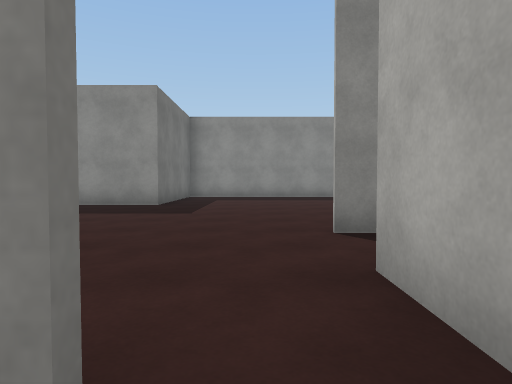
view 1 (above)

24 first-person views from a walk through a Unity game level. The camera is 1.2 m above the floor, tilts 2° down and sees 75° across. The floor is counted in squares, 2 m on a side. Each view is taken from the middle of a square. On the plan, view 1 faces up. The plan holds only what a view shows up to about 10 squares ahead; the rest is blank. The player character is not drawn. Surface patterns are stand-ins for the level's own textures.

view 2
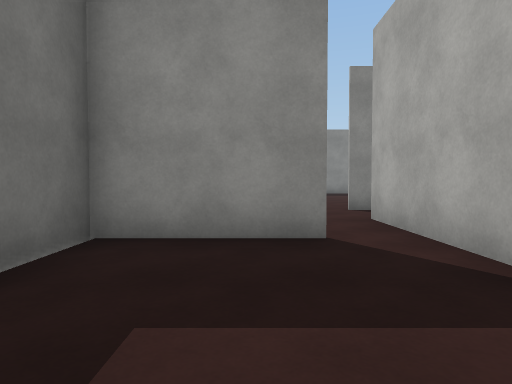

view 3
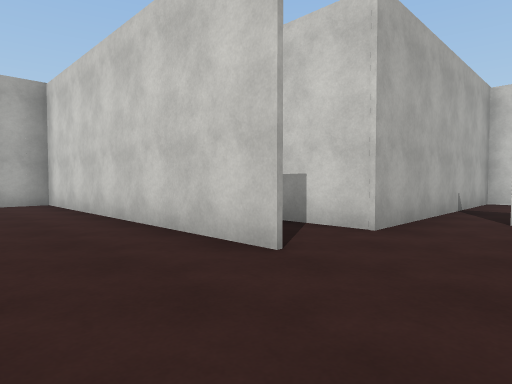

view 4
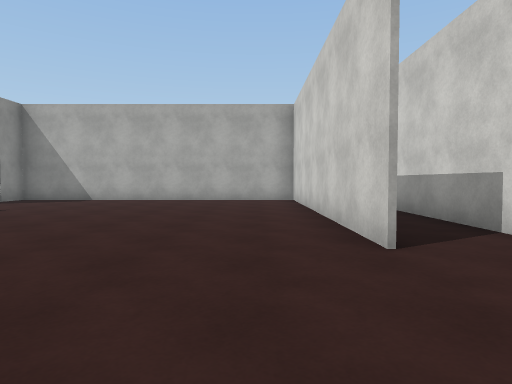

view 5
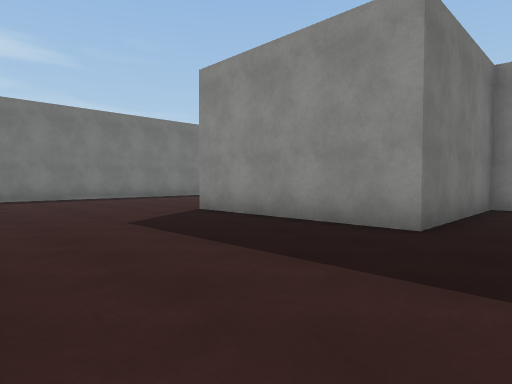

view 6
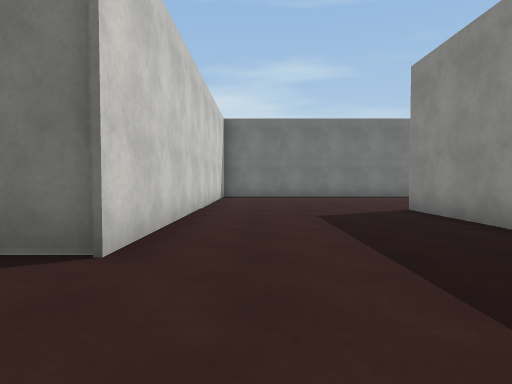

view 7
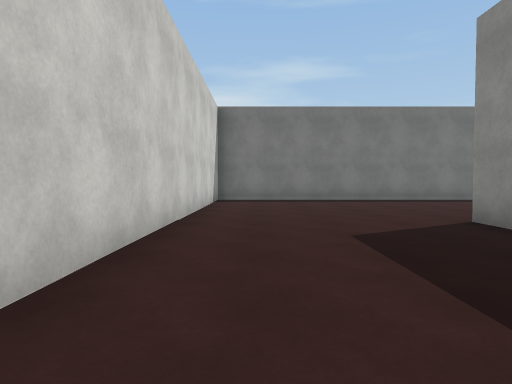

view 8
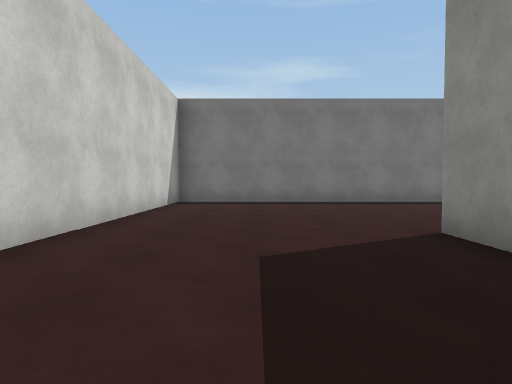

view 9
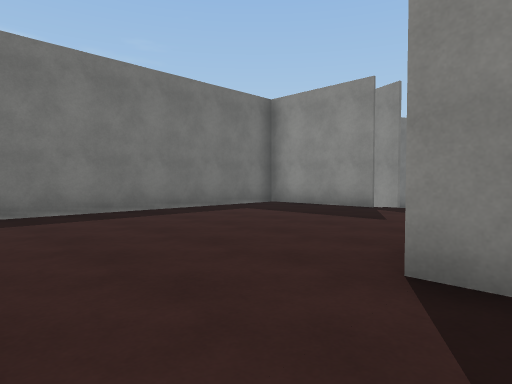

view 10
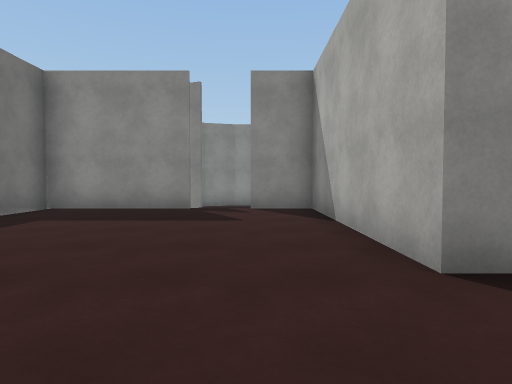

view 11
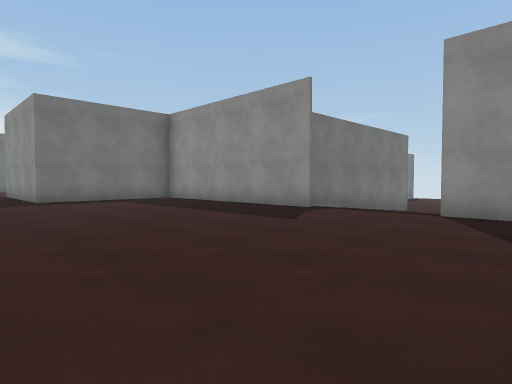

view 12
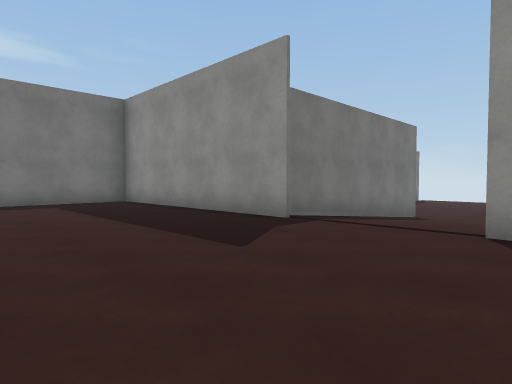

view 13
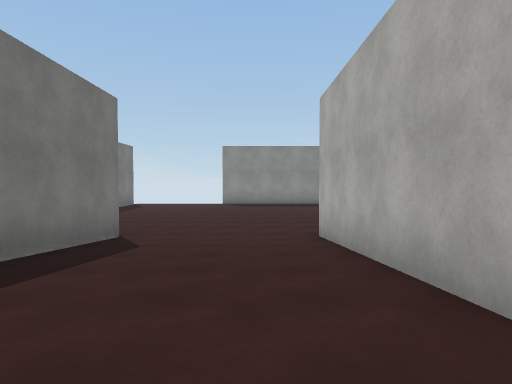

view 14
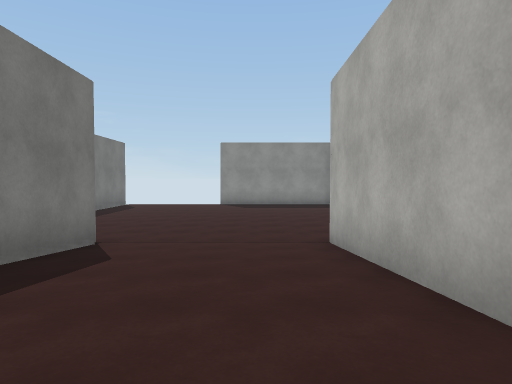

view 15
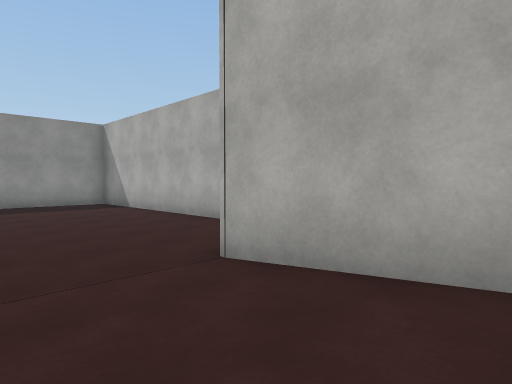

view 16
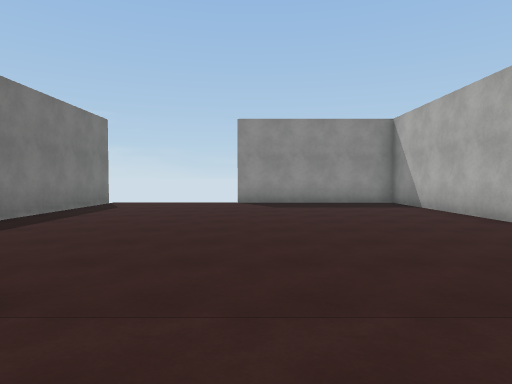

view 17
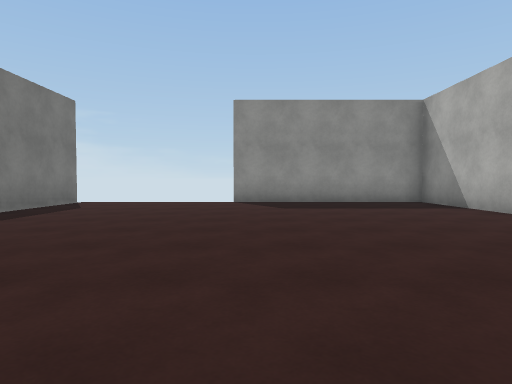

view 18
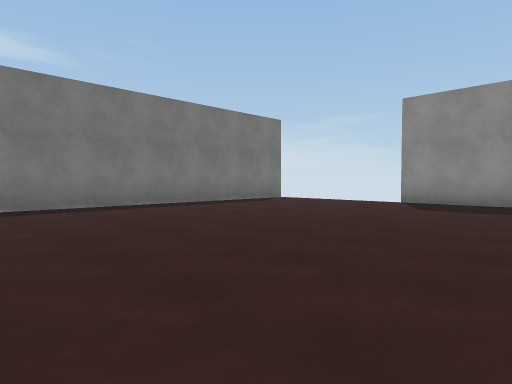

view 19
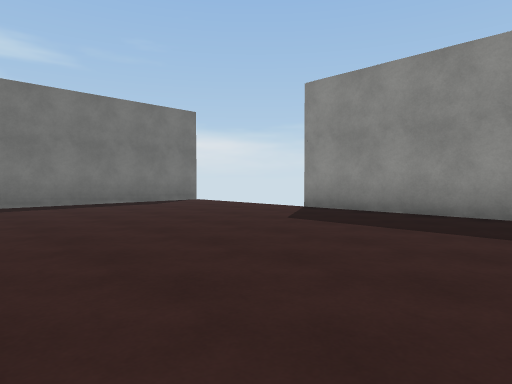

view 20
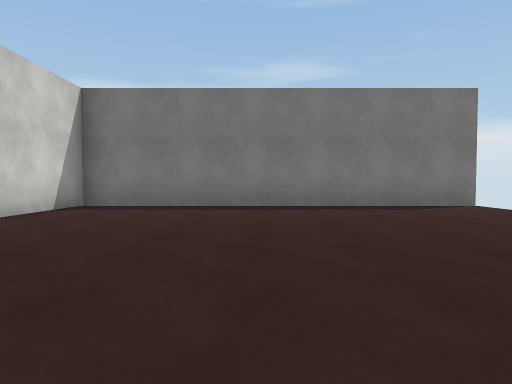

view 21
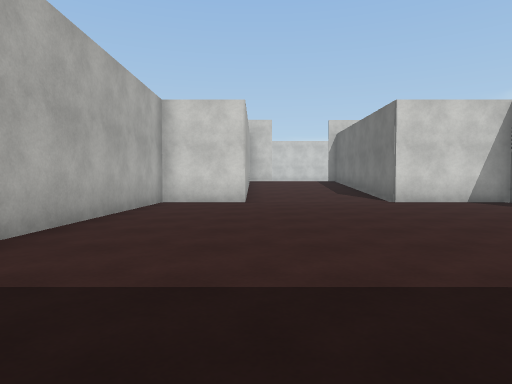

view 22
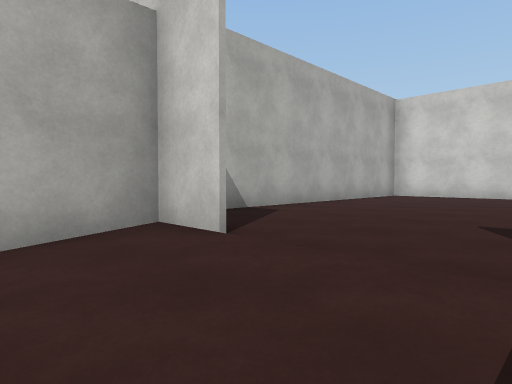

view 23
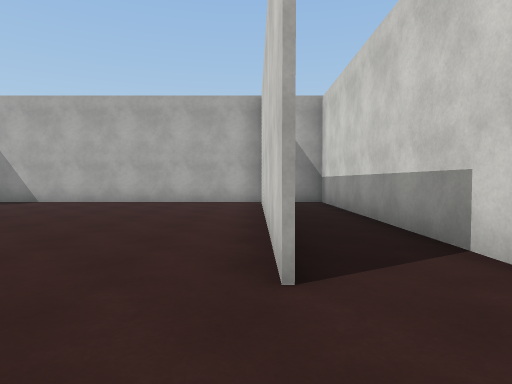

view 24
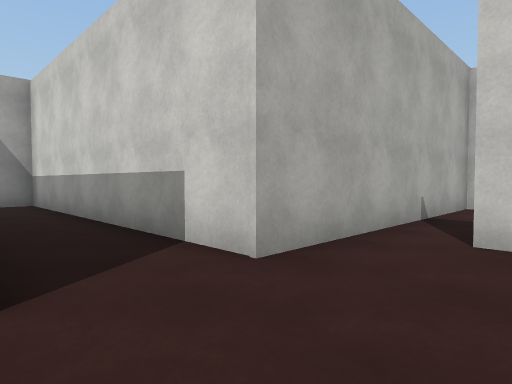

### Floor plan
Key: @ floor where view 1 was taken; # wall or solid block; x gap in a wall; . main floor; - floor 1 m lower than the main floor; / step, stairs or slope.
Columns run from 13 left of view 1 to 10 right of it. Each row starts with its distance up from view 1.
 29                  #######
 28              x---------#
 27              #---------#
 26              #---------#
 25              #---------#
 24              #---------#
 23              #---------#
 22              #---------#
 21              #---------#
 20              #---------#
 19              #---------#
 18              ####////###
 17                 #////#
 16                 #////#
 15   #             #////#
 14   ##/           #////#
 13 ####.###        #....#
 12 #......#  #######...###
 11 #......#  #...........#
 10 #......#  #...........#
  9 #......####...........#
  8 #.....................#
  7 #.....................#
  6 #.....................#
  5 #.....................#
  4 #.............#########
  3 ###########...........#
  2           # ..#########
  1           # ..#
  0           ###@#
 -1           #...#
 -2            ...#
 -3             ..#
 -4              ##

Positions as (right, up) in squares from view 1, and headings:
1: (0, 0), facing up
2: (-1, -3), facing up
3: (-1, 6), facing down-right
4: (-2, 5), facing right
5: (-1, 4), facing up-left
6: (0, 5), facing left
7: (-2, 5), facing left
8: (-3, 6), facing left
9: (-6, 6), facing up-left
10: (-8, 6), facing up
11: (8, 6), facing up-left
12: (7, 8), facing up-left
13: (6, 12), facing up
14: (6, 13), facing up
15: (5, 16), facing up-right
16: (5, 17), facing up
17: (5, 19), facing up
18: (8, 19), facing up-left
19: (9, 22), facing up-left
20: (8, 23), facing left
21: (7, 28), facing down
22: (4, 14), facing down-right
23: (-1, 4), facing right
24: (-1, 4), facing down-right
